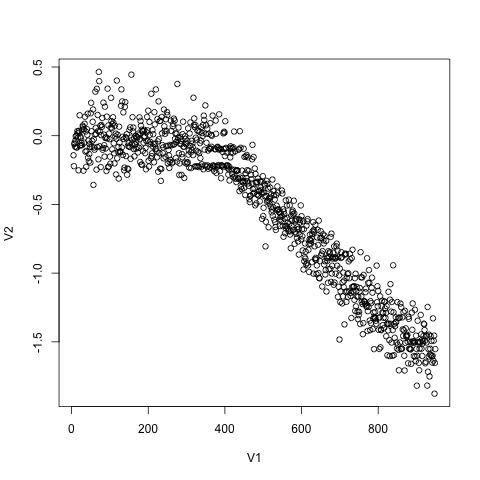

R code for this plot:

a <-read.csv("trial-4-20171229141238.csv", header = FALSE)
plot(a)
png("trial-4-20171229141238.csv.png")
plot(a)

